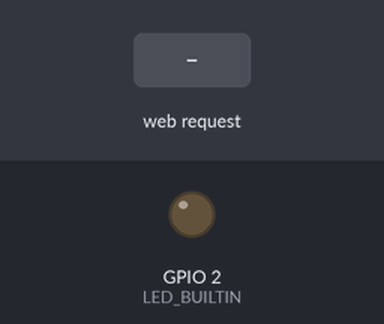
Bench run of a sketch on a simulated ESP8266 (NodeMCU). Shown: output pins drawn as LEDs (lit = HIGH, except the on-board LED, lit = LOW). Inputs (shaded band) come from the test bench. WiFi joins after 1.5 s; servers stay silent unless stated; what the sketch prints to the serial monitor is not drawn.

Above: at 2.7 s.
2.8 s: HTTP request GET /save?led=0 received
At 3.7 s:
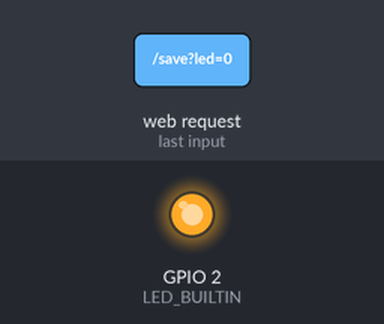
5.8 s: HTTP request GET /save?led=1 received
At 7.0 s:
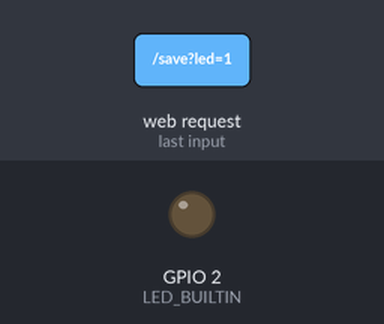
7.3 s: HTTP request GET /save?led=120 received
At 8.4 s:
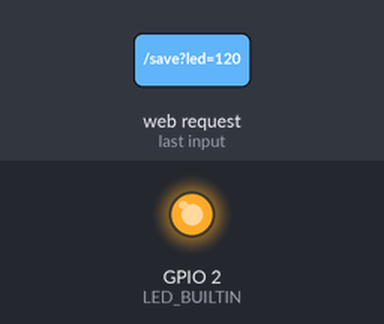
Timing chart, 0 to 9.8 s (numbered marks = the images above; inputs shaded):
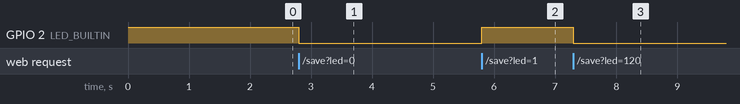

The sketch:

GoogleButtonScript.ino
```cpp
/*
  Program turns the built-in LED on and off when button is pressed.
  Uses script from GoogleAPI.
  Программа включает и выключает встроенный светодиод по нажатию на кнопку.
  Использует скрипт из GoogleAPI.

  Заметки ESPшника - Урок 5 - Веб-сервер.
  By Mautoz Tech.
  Mautoz Tech https://www.youtube.com/channel/UCWN_KT_CAjGZQG5grHldL8w
  Заметки ESPшника - https://www.youtube.com/channel/UCQAbEIaWFdARXKqcufV6y_g
*/
#ifdef ESP32
  #include <WiFi.h>
  #include <WiFiClient.h>
  #include <WebServer.h>
  WebServer server(80);
#else
  #include <ESP8266WiFi.h>
  #include <WiFiClient.h>
  #include <ESP8266WebServer.h>
  ESP8266WebServer server(80);
#endif
const char* ssid     = "Wi-Fi";
const char* password = "Password";

char htmlResponse[3000];

void handleRoot() {
  snprintf ( htmlResponse, 3000,
  "<!DOCTYPE html>\
  <html lang=\"en\">\
    <head>\
      <meta charset=\"utf-8\">\
      <meta name=\"viewport\" content=\"width=device-width, initial-scale=1\">\
    </head>\
    <body>\
      <h1>LED</h1>\
      <div>\
      <button id=\"led_button_on\">Turn on LED</button><button id=\"led_button_off\">Turn off LED</button>\
      </div>\
      <script src=\"https://ajax.googleapis.com/ajax/libs/jquery/1.11.3/jquery.min.js\"></script>\
      <script>\
        $('#led_button_off').click(function(e){\
          e.preventDefault();\
          var led=1;\
          $.get('/save?led=' + led, function(data){\
            console.log(data);\
          });\
        });\
        $('#led_button_on').click(function(e){\
          e.preventDefault();\
          var led=2;\
          $.get('/save?led=' + led, function(data){\
            console.log(data);\
          });\
        });\
      </script>\
    </body>\
  </html>");
  server.send ( 200, "text/html", htmlResponse );
  Serial.println("HANDLING ROOT");
}
void handleSave() {
  //Serial.println(server.args());
  if (server.args()==1){
    if (server.arg("led").toInt()==1){
      digitalWrite(LED_BUILTIN, HIGH);
      Serial.println("Changing LED state to OFF");
    }
    else{
      digitalWrite(LED_BUILTIN, LOW);
      Serial.println("Changing LED state to ON");
    }
  }
}

void setup() {
  pinMode(LED_BUILTIN, OUTPUT);
  digitalWrite(LED_BUILTIN, HIGH);
  Serial.begin(115200);
  Serial.println();
  Serial.println();
  Serial.print("Connecting to ");
  Serial.println(ssid);
  WiFi.begin(ssid, password);
  while (WiFi.status() != WL_CONNECTED) {
    delay(500);
    Serial.print(".");
  }
  Serial.println("");
  Serial.println("WiFi connected");
  Serial.println("IP address: ");
  Serial.println(WiFi.localIP());
  server.on ( "/", handleRoot );
  server.on ("/save", handleSave);
  server.begin();
  Serial.println ( "HTTP server started" );
}
void loop() {
  server.handleClient();
}
```

Measured:
- after the input at 2.8 s, GPIO 2 (LED_BUILTIN): HIGH → LOW at once
- after the input at 5.8 s, GPIO 2 (LED_BUILTIN): LOW → HIGH at once
- after the input at 7.3 s, GPIO 2 (LED_BUILTIN): HIGH → LOW at once
